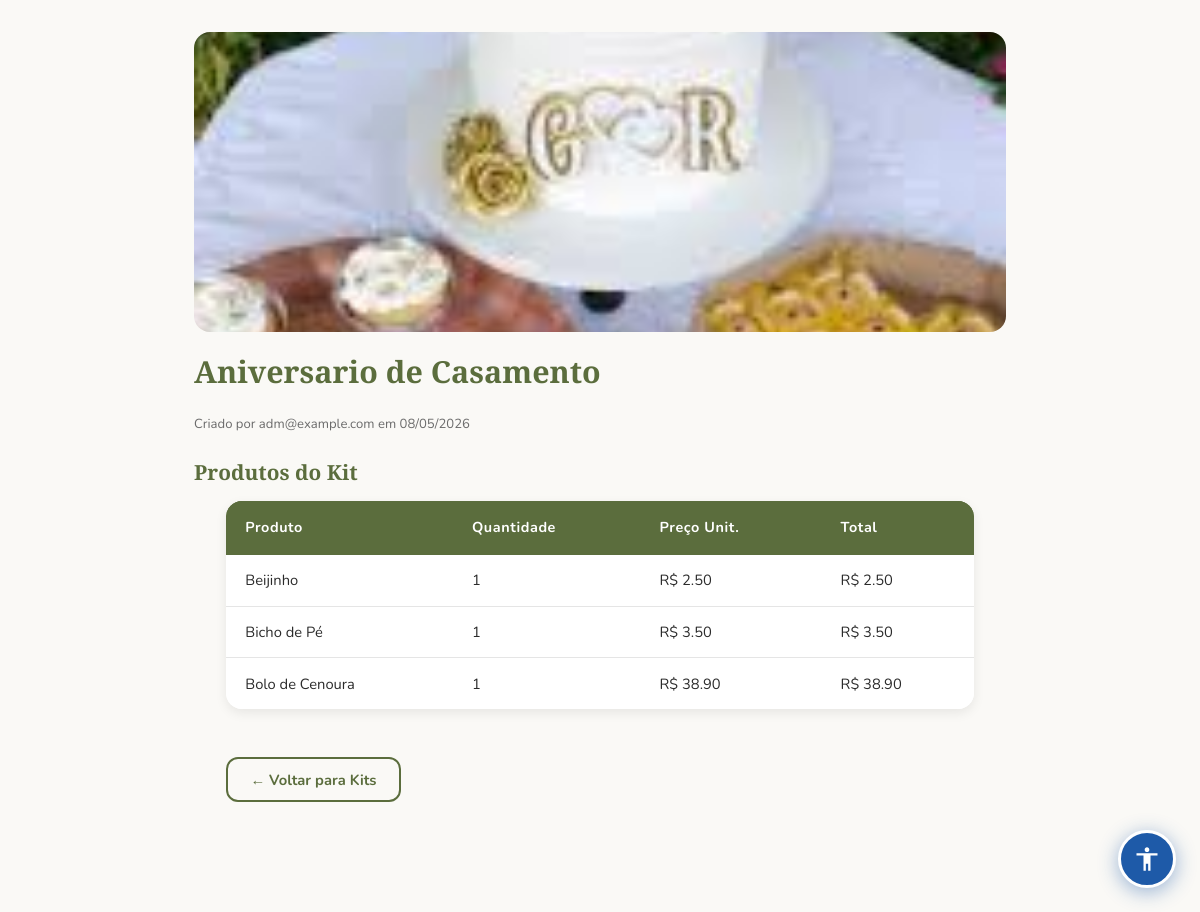
Before: /kits/2 (signed in) with the older database file.
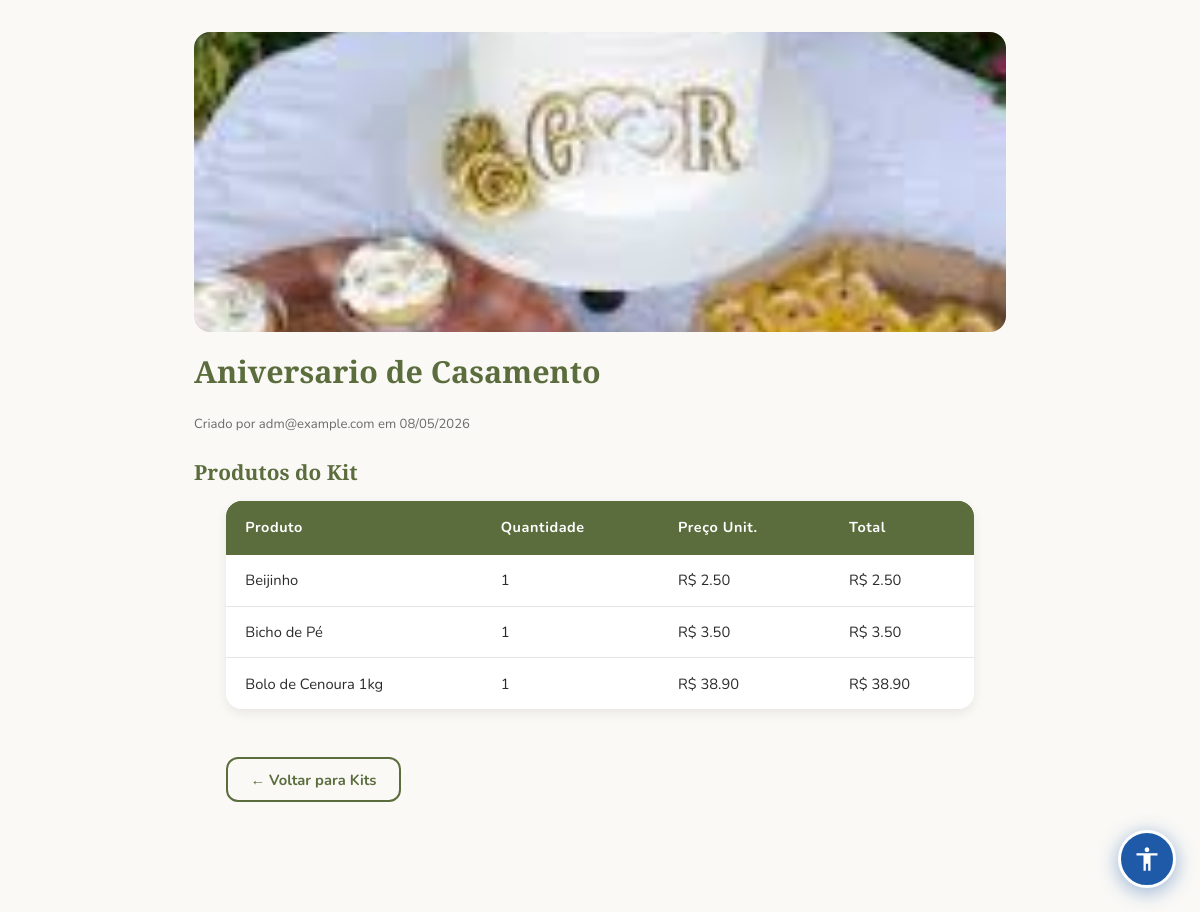
After: the same page with the newer database file.
### models.py (models this page shows, shortened)
class KitProduct(db.Model):
    __tablename__ = 'kit_products'
    kit_id = db.Column(db.Integer, db.ForeignKey('kits.id'), primary_key=True)
    product_id = db.Column(db.Integer, db.ForeignKey(
        'products.id'), primary_key=True)
    quantity = db.Column(db.Integer, default=1)
    added_at = db.Column(db.DateTime, default=datetime.utcnow)
    product = db.relationship('Product')

class Product(db.Model):
    __tablename__ = "products"
    id          = db.Column(db.Integer, primary_key=True)
    name        = db.Column(db.String(200), nullable=False, index=True)
    description = db.Column(db.String(800), nullable=False)
    image_url   = db.Column(db.String(300))
    price       = db.Column(db.Numeric(10, 2), nullable=False)
    category          = db.Column(db.String(100), nullable=True, default='geral')  # ✅ NOVO
    ativo             = db.Column(db.Boolean, default=True, nullable=False)
    estoque           = db.Column(db.Integer, default=0, nullable=False)
    estoque_minimo    = db.Column(db.Integer, default=5, nullable=False)
    quantidade_minima = db.Column(db.Integer, default=1, nullable=False)
    quantidade_maxima = db.Column(db.Integer, nullable=True)
    created_at     = db.Column(db.DateTime, default=datetime.utcnow)

### app.py (the view)
@app.route('/kits/<int:kit_id>')
@login_required
def view_kit(kit_id):
    kit = Kit.query.get_or_404(kit_id)
    if not (current_user.is_admin or kit.is_admin_kit or kit.created_by == current_user.id):
        flash("Você não tem permissão para visualizar este kit.", "error")
        return redirect(url_for('list_kits'))
    return render_template('kits/view.html', kit=kit)

### app.py (called while the page is built)
@login_manager.user_loader
def load_user(user_id):
    return User.query.get(int(user_id))

@app.context_processor
def inject_globals():
    if current_user.is_authenticated:
        total_itens = db.session.query(
            db.func.sum(CarrinhoItem.quantidade)
        ).filter_by(user_id=current_user.id).scalar() or 0
    else:
        total_itens = 0
    site_config = SiteConfig.query.first()
    return dict(carrinho_total=total_itens, site_config=site_config)

### templates/kits/view.html (shortened to what this page needs)
{% extends "admin/base.html" %}
{% block styles %}
<link rel="stylesheet" href="{{ url_for('static', filename='admin.css') }}">
{% endblock %}
{% block content %}
<div class="kit-view">
  {% if kit.image_url %}
  <div class="kit-view-img-wrap">
    <img src="{{ url_for('static', filename=kit.image_url) }}" alt="{{ kit.name }}" class="kit-view-img">
  </div>
  {% endif %}
  <div class="kit-view-header">
    <h2>{{ kit.name }}</h2>
  </div>
  <p class="kit-view-meta">Criado por {{ kit.creator.email }} em {{ kit.created_at.strftime('%d/%m/%Y') }}</p>
  <h3 class="kit-view-subtitle">Produtos do Kit</h3>
  <table>
    <thead>
      <tr>
        <th>Produto</th>
        <th>Quantidade</th>
        <th>Preço Unit.</th>
        <th>Total</th>
      </tr>
    </thead>
    <tbody>
      {% for kp in kit.products %}
        <tr>
          <td>{{ kp.product.name }}</td>
          <td>{{ kp.quantity }}</td>
          <td>R$ {{ "%.2f"|format(kp.product.price) }}</td>
          <td>R$ {{ "%.2f"|format(kp.product.price * kp.quantity) }}</td>
        </tr>
      {% else %}
        <tr><td colspan="4" class="kit-empty">Nenhum produto adicionado ainda.</td></tr>
      {% endfor %}
    </tbody>
  </table>
  <div class="manage-actions">
    <a href="{{ url_for('list_kits') }}" class="btn-secondary">← Voltar para Kits</a>
  </div>
</div>
{% endblock %}

Changed rows visible on the page:
changed through a linked row, KitProduct: product.name "Bolo de Cenoura" → "Bolo de Cenoura 1kg"
